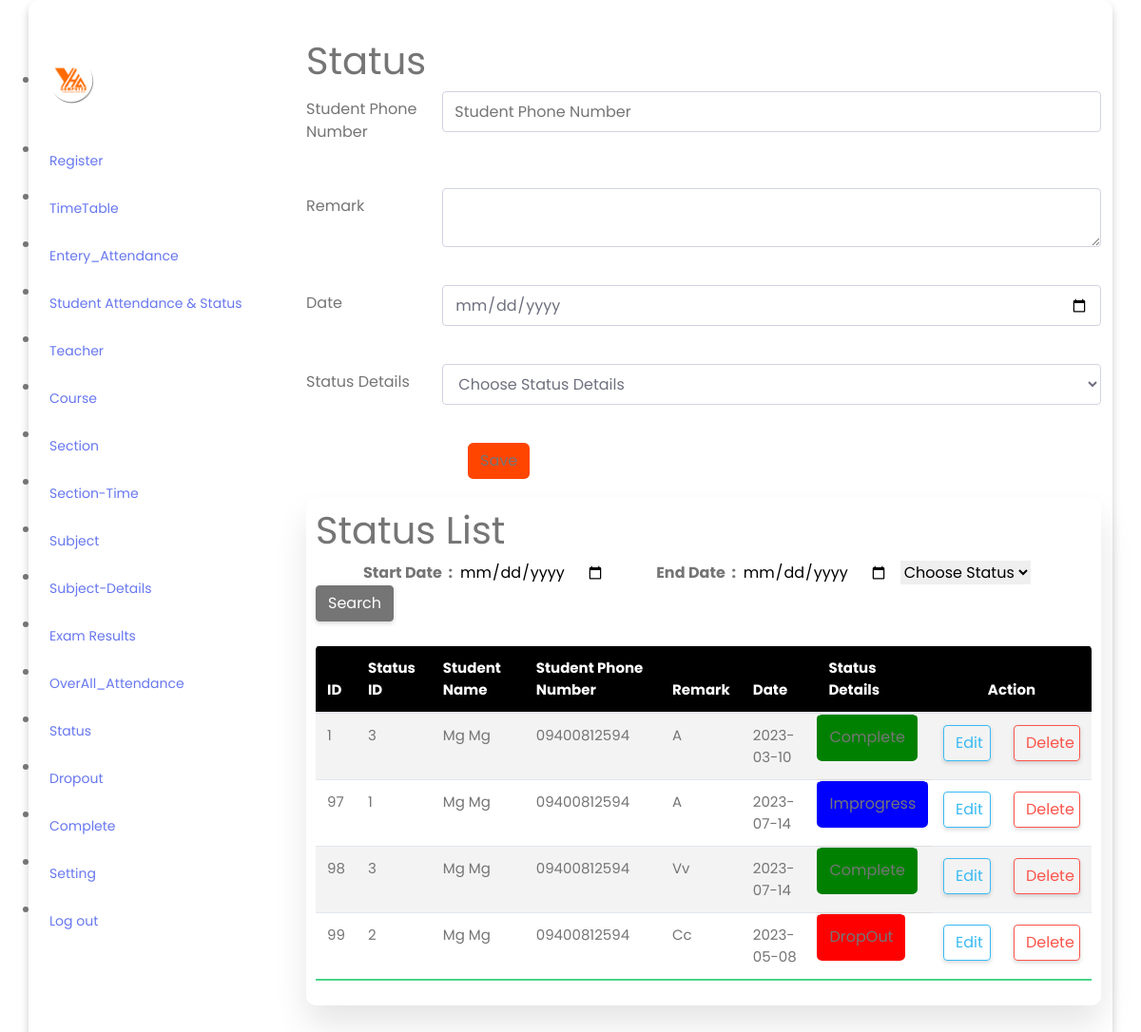
The app's page /status2.php with its own data.
### tables this page shows
CREATE TABLE `status_details` (
  `std_id` int(11) NOT NULL,
  `status_id` int(11) NOT NULL,
  `student_id` int(11) NOT NULL,
  `dt_start` date NOT NULL,
  `remark` varchar(100) NOT NULL
);

CREATE TABLE `register` (
  `stu_id` int(11) NOT NULL,
  `stu_name` varchar(100) NOT NULL,
  `course_id` int(11) NOT NULL,
  `section_id` int(11) NOT NULL,
  `time_id` int(11) NOT NULL,
  `register_date` date NOT NULL,
  `enroll_date` date NOT NULL,
  `father_name` varchar(100) NOT NULL,
  `mother_name` varchar(100) NOT NULL,
  `phno` varchar(50) NOT NULL,
  `e_mail` varchar(100) NOT NULL,
  `stu_address` varchar(150) NOT NULL,
  `fb_acc` varchar(100) NOT NULL,
  `vb_phno` varchar(50) NOT NULL,
  `date_birth` date NOT NULL,
  `nrc_no` varchar(100) NOT NULL,
  `gender` varchar(50) NOT NULL,
  `edu` varchar(150) NOT NULL,
  `native_town` varchar(100) NOT NULL,
  `rg_status` varchar(100) NOT NULL,
  `stu_img` varchar(100) NOT NULL
);

CREATE TABLE `status` (
  `id` int(11) NOT NULL,
  `description` varchar(50) NOT NULL
);

### status2.php (the view, shortened to what this page needs)
<!DOCTYPE html>
<html lang="en">
<head>
    <link rel="stylesheet" href="css/01.css"/>
    <link rel="stylesheet" href="css/bootstrap.min.css"/>
</head>
<body>
    <div class="container">
        <?php include("nav.php");?>
        <section class="main">
            <div class="main-top">
                <h1>Status</h1>
            </div>
            <form action="" method="post">
                <div class="form-group row">
                    <label for="studentId" class="col-sm-2 col-form-label">Student Phone Number</label>
                    <div class="col-sm-10">
                        <input type="text" name="stu_ph" class="form-control" id="studentcId" value="<?php if(isset($_POST['stu_ph'])){ echo $_POST['stu_ph'];}?>" placeholder="Student Phone Number">
                    </div>
                </div><br/>
                <div class="form-group row">
                    <label for="studentId" class="col-sm-2 col-form-label">Remark</label>
                    <div class="col-sm-10">
                        <textarea class="form-control" id="exampleFormControlTextarea1" name="remark" rows="2"></textarea>
                    </div>
                </div><br/>
                <div class="form-group row">
                    <label for="studentId" class="col-sm-2 col-form-label">Date</label>
                    <div class="col-sm-10">
                        <input type="date" class="form-control" id="studentcId" value="" name="date">
                    </div>
                </div><br/>
                <div class="form-group row">
                    <label for="studentId" class="col-sm-2 col-form-label">Status Details</label>
                    <div class="col-sm-10">
                        <select name="status" id="" class="form-control">
                            <option value="">Choose Status Details</option>
                        </select>
                    </div>
                </div><br/>
                <div class="form-inline">
                    <button class="btn  my-2 my-sm-0" style="background-color:orangered; margin-left:170px;"  type="submit" name="submit">Save</button>
                </div>
            </form>
            <section class="attendance" id="attend">
            <div class="attendance-list">
            <h1>Status List</h1>
            <div class="dt">
            <form action="std_search.php" method="post">
                <span style="margin-left:50px;font-weight:bold;">Start Date&nbsp; :&nbsp;&nbsp;<input type="date" id="stdate" name="st_date"></span>
                <span style="margin-left:50px;font-weight:bold;">End Date&nbsp; :&nbsp;&nbsp;<input type="date" id="edate" name="e_date"></span>
                &nbsp;&nbsp;<select name="status" id="">
                    <option value="">Choose Status</option>
                </select>&nbsp;&nbsp;&nbsp;
                <button name="save" id="std_search" class="btn btn-secondary">Search</button>
          </form>
        <table class="table">
            <thead>
              <tr>
                <th>ID</th>
                <th>Status ID</th>
                <th>Student Name</th>
                <th>Student Phone Number</th>
                <th>Remark</th>
                <th>Date</th>
                <th>Status Details</th>
                <th colspan="2" style="text-align:center">Action</th>
              </tr>
            </thead>
            <tbody>
                    <?php
                        $con = mysqli_connect("localhost","root","","yha");
                        $sql = "SELECT s.*,re.stu_name,re.phno,sta.* FROM status_details AS s LEFT JOIN register AS re ON s.student_id = re.stu_id LEFT JOIN status AS sta ON s.status_id = sta.id";
                        $res = mysqli_query($con,$sql);
                        while($row = mysqli_fetch_assoc($res)):
                    ?>
                    <tr>
                        <td><?php echo $row['std_id']; ?></td>
                        <td><?php echo $row['status_id']; ?></td>
                        <td><?php echo $row['stu_name']; ?></td>
                        <td><?php echo $row['phno']; ?></td>
                        <td><?php echo $row['remark']; ?></td>
                        <td><?php echo $row['dt_start']; ?></td>
                        <td class="btn" style="background-color:<?php if($row['id']==1){
                            echo 'blue';
                        }elseif($row['id']==2){
                            echo 'red';
                        }else{
                            echo 'green';
                        }
                        ?>"><?php echo $row['description']; ?></th>
                        <td><a href="status_update.php?id=<?php echo $row['std_id']; ?>" class="btn btn-outline-info" style="width:50px">Edit</a></td>
                        <td><a href="status_delete.php?id=<?php echo $row['std_id']; ?>" class="btn btn-outline-danger text-center" style="width:70px">Delete</a></td>
                    <?php endwhile;?>
            </tbody>
          </table>
    </section>
    </div>
</body>
</html>

### css/01.css (style rules this page uses)
* { margin: 0; padding: 0; outline: none; border: none; text-decoration: none; box-sizing: border-box; font-family: "Poppins", sans-serif; }
a { position: relative; width: 280px; font-size: 14px; color: rgb(85, 83, 83); display: table; padding: 10px 0; }
.container { display: flex; }
.main-top { display: flex; width: 100%; }
.attendance { margin-top: 20px; text-transform: capitalize; }
.attendance-list { width: 100%; padding: 10px; margin-top: 10px; background: #fff; border-radius: 10px; box-shadow: 0 20px 35px rgba(0, 0, 0, 0.1); }
.table { border-collapse: collapse; display: absolute; margin: 25px 0; font-size: 15px; min-width: 100%; overflow: hidden; border-radius: 5px 5px 0 0; }
table thead th { color: #fff; background: black; text-align: left; font-weight: bold; }
.table th, .table td { padding: 12px 15px; }
.table tbody tr { border-bottom: 1px solid #ddd; }
.table tbody tr:nth-of-type(odd) { background: #f3f3f3; }
.table tbody tr:last-of-type { border-bottom: 2px solid #4AD489; }
.container { max-width: 950px; width: 100%; padding: 40px 50px 40px 40px; background: #fff; margin: 0 20px; border-radius: 12px; box-shadow: 0 5px 10px rgba(0, 0, 0, 0.2); }

### records on screen
status_details: std_id "1", status "3", register.stu_name "Mg Mg", register.phno "09400812594", remark "A", dt_start "2023-03-10", status.description "Complete"
status_details: std_id "97", status "1", register.stu_name "Mg Mg", register.phno "09400812594", remark "A", dt_start "2023-07-14", status.description "Improgress"
status_details: std_id "98", status "3", register.stu_name "Mg Mg", register.phno "09400812594", remark "Vv", dt_start "2023-07-14", status.description "Complete"
status_details: std_id "99", status "2", register.stu_name "Mg Mg", register.phno "09400812594", remark "Cc", dt_start "2023-05-08", status.description "DropOut"
